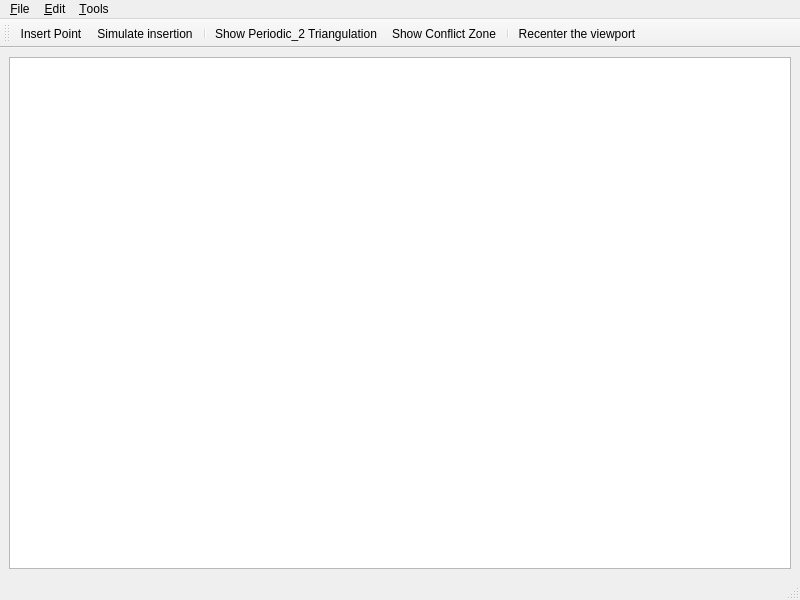
<?xml version="1.0" encoding="UTF-8"?>
<ui version="4.0">
 <author>Nico Kruithof</author>
 <class>Periodic_2_triangulation_2</class>
 <widget class="QMainWindow" name="Periodic_2_triangulation_2">
  <property name="geometry">
   <rect>
    <x>0</x>
    <y>0</y>
    <width>800</width>
    <height>600</height>
   </rect>
  </property>
  <property name="windowTitle">
   <string>CGAL Periodic_2 Triangulation</string>
  </property>
  <property name="windowIcon">
   <iconset>
    <normaloff>:/cgal/logos/cgal_icon</normaloff>:/cgal/logos/cgal_icon</iconset>
  </property>
  <widget class="QWidget" name="centralwidget">
   <layout class="QGridLayout">
    <item row="0" column="0">
     <widget class="QGraphicsView" name="graphicsView">
      <property name="maximumSize">
       <size>
        <width>100000</width>
        <height>100000</height>
       </size>
      </property>
      <property name="focusPolicy">
       <enum>Qt::StrongFocus</enum>
      </property>
      <property name="verticalScrollBarPolicy">
       <enum>Qt::ScrollBarAlwaysOff</enum>
      </property>
      <property name="horizontalScrollBarPolicy">
       <enum>Qt::ScrollBarAlwaysOff</enum>
      </property>
      <property name="sceneRect">
       <rectf>
        <x>0.000000000000000</x>
        <y>0.000000000000000</y>
        <width>0.000000000000000</width>
        <height>0.000000000000000</height>
       </rectf>
      </property>
      <property name="transformationAnchor">
       <enum>QGraphicsView::NoAnchor</enum>
      </property>
     </widget>
    </item>
   </layout>
  </widget>
  <widget class="QStatusBar" name="statusbar"/>
  <widget class="QToolBar" name="toolEditTriangulationBar">
   <property name="windowTitle">
    <string>Visualization Tools</string>
   </property>
   <attribute name="toolBarArea">
    <enum>TopToolBarArea</enum>
   </attribute>
   <attribute name="toolBarBreak">
    <bool>false</bool>
   </attribute>
   <addaction name="actionInsertPoint"/>
   <addaction name="actionMovingPoint"/>
   <addaction name="separator"/>
   <addaction name="actionShowTriangulation"/>
   <addaction name="actionShowLocate"/>
   <addaction name="separator"/>
   <addaction name="actionRecenter"/>
  </widget>
  <widget class="QMenuBar" name="menubar">
   <property name="geometry">
    <rect>
     <x>0</x>
     <y>0</y>
     <width>800</width>
     <height>23</height>
    </rect>
   </property>
   <widget class="QMenu" name="menuFile">
    <property name="title">
     <string>&amp;File</string>
    </property>
    <addaction name="separator"/>
    <addaction name="actionClear"/>
    <addaction name="actionLoadPoints"/>
    <addaction name="actionSavePoints"/>
    <addaction name="separator"/>
    <addaction name="actionQuit"/>
   </widget>
   <widget class="QMenu" name="menuEdit">
    <property name="title">
     <string>&amp;Edit</string>
    </property>
    <addaction name="actionInsertRandomPoints"/>
    <addaction name="actionConvertTo1Cover"/>
    <addaction name="actionConvertTo9Cover"/>
   </widget>
   <widget class="QMenu" name="menuTools">
    <property name="title">
     <string>&amp;Tools</string>
    </property>
    <addaction name="actionInsertPoint"/>
    <addaction name="actionMovingPoint"/>
    <addaction name="actionCircumcenter"/>
    <addaction name="actionShowLocate"/>
    <addaction name="separator"/>
    <addaction name="actionShowTriangulation"/>
    <addaction name="actionShowVoronoi"/>
    <addaction name="separator"/>
    <addaction name="actionRecenter"/>
   </widget>
   <addaction name="menuFile"/>
   <addaction name="menuEdit"/>
   <addaction name="menuTools"/>
  </widget>
  <action name="actionAbout">
   <property name="text">
    <string>&amp;About</string>
   </property>
  </action>
  <action name="actionAboutCGAL">
   <property name="text">
    <string>About &amp;CGAL</string>
   </property>
  </action>
  <action name="actionQuit">
   <property name="text">
    <string>&amp;Quit</string>
   </property>
   <property name="shortcut">
    <string>Ctrl+Q</string>
   </property>
  </action>
  <action name="actionInsertRandomPoints">
   <property name="text">
    <string>&amp;Insert random points</string>
   </property>
   <property name="shortcut">
    <string>Ctrl+I</string>
   </property>
  </action>
  <action name="actionMovingPoint">
   <property name="checkable">
    <bool>true</bool>
   </property>
   <property name="icon">
    <iconset resource="Periodic_2_triangulation_2.qrc">
     <normaloff>:/cgal/Actions/icons/moving_point.png</normaloff>:/cgal/Actions/icons/moving_point.png</iconset>
   </property>
   <property name="text">
    <string>&amp;Simulate insertion</string>
   </property>
   <property name="toolTip">
    <string comment="The comment">Simulate Insertion</string>
   </property>
   <property name="statusTip">
    <string comment="and its comment">Move mouse with left button pressed to see where point would be inserted</string>
   </property>
   <property name="whatsThis">
    <string comment="what">whats this</string>
   </property>
  </action>
  <action name="actionInsertPoint">
   <property name="checkable">
    <bool>true</bool>
   </property>
   <property name="checked">
    <bool>false</bool>
   </property>
   <property name="icon">
    <iconset resource="Periodic_2_triangulation_2.qrc">
     <normaloff>:/cgal/Actions/icons/inputPoint.png</normaloff>:/cgal/Actions/icons/inputPoint.png</iconset>
   </property>
   <property name="text">
    <string>&amp;Insert Point</string>
   </property>
   <property name="toolTip">
    <string>Insert Point</string>
   </property>
   <property name="statusTip">
    <string>Left: Insert vtx</string>
   </property>
  </action>
  <action name="actionClear">
   <property name="icon">
    <iconset>
     <normaloff>:/cgal/fileToolbar/fileNew.png</normaloff>:/cgal/fileToolbar/fileNew.png</iconset>
   </property>
   <property name="text">
    <string>&amp;Clear</string>
   </property>
   <property name="shortcut">
    <string>Ctrl+C</string>
   </property>
  </action>
  <action name="actionShowVoronoi">
   <property name="checkable">
    <bool>true</bool>
   </property>
   <property name="checked">
    <bool>false</bool>
   </property>
   <property name="icon">
    <iconset>
     <normaloff>:/cgal/Triangulation_2/Voronoi_diagram_2.png</normaloff>:/cgal/Triangulation_2/Voronoi_diagram_2.png</iconset>
   </property>
   <property name="text">
    <string>Show &amp;Voronoi Diagram</string>
   </property>
   <property name="shortcut">
    <string>Ctrl+V</string>
   </property>
  </action>
  <action name="actionShowTriangulation">
   <property name="checkable">
    <bool>true</bool>
   </property>
   <property name="icon">
    <iconset resource="Periodic_2_triangulation_2.qrc">
     <normaloff>:/cgal/Actions/icons/triangulation.png</normaloff>:/cgal/Actions/icons/triangulation.png</iconset>
   </property>
   <property name="text">
    <string>Show &amp;Periodic_2 Triangulation</string>
   </property>
   <property name="shortcut">
    <string>Ctrl+D</string>
   </property>
  </action>
  <action name="actionLoadPoints">
   <property name="icon">
    <iconset>
     <normaloff>:/cgal/fileToolbar/fileOpen.png</normaloff>:/cgal/fileToolbar/fileOpen.png</iconset>
   </property>
   <property name="text">
    <string>&amp;Load Points...</string>
   </property>
   <property name="shortcut">
    <string>Ctrl+L</string>
   </property>
  </action>
  <action name="actionSavePoints">
   <property name="icon">
    <iconset>
     <normaloff>:/cgal/fileToolbar/fileSave.png</normaloff>:/cgal/fileToolbar/fileSave.png</iconset>
   </property>
   <property name="text">
    <string>&amp;Save Points...</string>
   </property>
   <property name="shortcut">
    <string>Ctrl+S</string>
   </property>
  </action>
  <action name="actionCircumcenter">
   <property name="checkable">
    <bool>true</bool>
   </property>
   <property name="icon">
    <iconset resource="Periodic_2_triangulation_2.qrc">
     <normaloff>:/cgal/Actions/icons/circumcenter.png</normaloff>:/cgal/Actions/icons/circumcenter.png</iconset>
   </property>
   <property name="text">
    <string>&amp;Circumcenter</string>
   </property>
   <property name="toolTip">
    <string>Draw circumcenter</string>
   </property>
  </action>
  <action name="actionRecenter">
   <property name="icon">
    <iconset resource="Periodic_2_triangulation_2.qrc">
     <normaloff>:/cgal/Actions/icons/fit-page-32.png</normaloff>:/cgal/Actions/icons/fit-page-32.png</iconset>
   </property>
   <property name="text">
    <string>Re&amp;center the viewport</string>
   </property>
   <property name="shortcut">
    <string>Ctrl+R</string>
   </property>
  </action>
  <action name="actionShowLocate">
   <property name="checkable">
    <bool>true</bool>
   </property>
   <property name="icon">
    <iconset resource="Periodic_2_triangulation_2.qrc">
     <normaloff>:/cgal/Actions/icons/conflict_zone.png</normaloff>:/cgal/Actions/icons/conflict_zone.png</iconset>
   </property>
   <property name="text">
    <string>Show Conflict Zone</string>
   </property>
   <property name="toolTip">
    <string>Point location</string>
   </property>
  </action>
  <action name="actionConvertTo9Cover">
   <property name="text">
    <string>Convert to 9-cover</string>
   </property>
  </action>
  <action name="actionConvertTo1Cover">
   <property name="text">
    <string>Convert to 1-cover</string>
   </property>
  </action>
 </widget>
 <resources>
  <include location="Periodic_2_triangulation_2.qrc"/>
  <include location="../icons/File.qrc"/>
  <include location="../resources/CGAL.qrc"/>
  <include location="../icons/Triangulation_2.qrc"/>
  <include location="../icons/Input.qrc"/>
 </resources>
 <connections/>
</ui>
